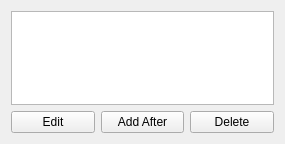
<?xml version="1.0" encoding="UTF-8"?>
<ui version="4.0">
 <class>PolygonAreaWidget</class>
 <widget class="QWidget" name="PolygonAreaWidget">
  <property name="geometry">
   <rect>
    <x>0</x>
    <y>0</y>
    <width>285</width>
    <height>144</height>
   </rect>
  </property>
  <property name="windowTitle">
   <string>Form</string>
  </property>
  <layout class="QVBoxLayout" name="verticalLayout">
   <item>
    <widget class="QTableView" name="tableView">
     <property name="editTriggers">
      <set>QAbstractItemView::NoEditTriggers</set>
     </property>
     <property name="selectionMode">
      <enum>QAbstractItemView::SingleSelection</enum>
     </property>
     <property name="selectionBehavior">
      <enum>QAbstractItemView::SelectRows</enum>
     </property>
     <attribute name="horizontalHeaderStretchLastSection">
      <bool>true</bool>
     </attribute>
    </widget>
   </item>
   <item>
    <layout class="QHBoxLayout" name="horizontalLayout">
     <item>
      <widget class="QPushButton" name="editBtn">
       <property name="text">
        <string>Edit</string>
       </property>
      </widget>
     </item>
     <item>
      <widget class="QPushButton" name="addAfterBtn">
       <property name="text">
        <string>Add After</string>
       </property>
      </widget>
     </item>
     <item>
      <widget class="QPushButton" name="deleteBtn">
       <property name="text">
        <string>Delete</string>
       </property>
      </widget>
     </item>
    </layout>
   </item>
  </layout>
 </widget>
 <resources/>
 <connections/>
</ui>
